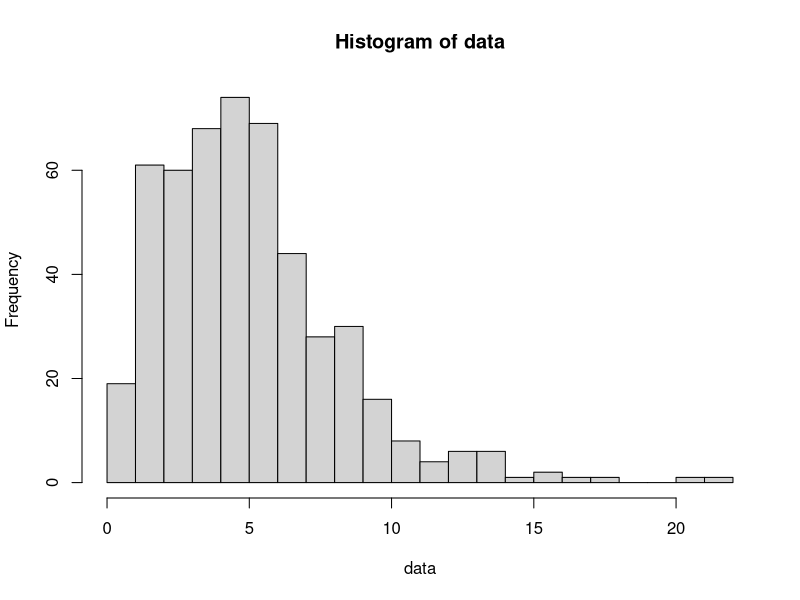
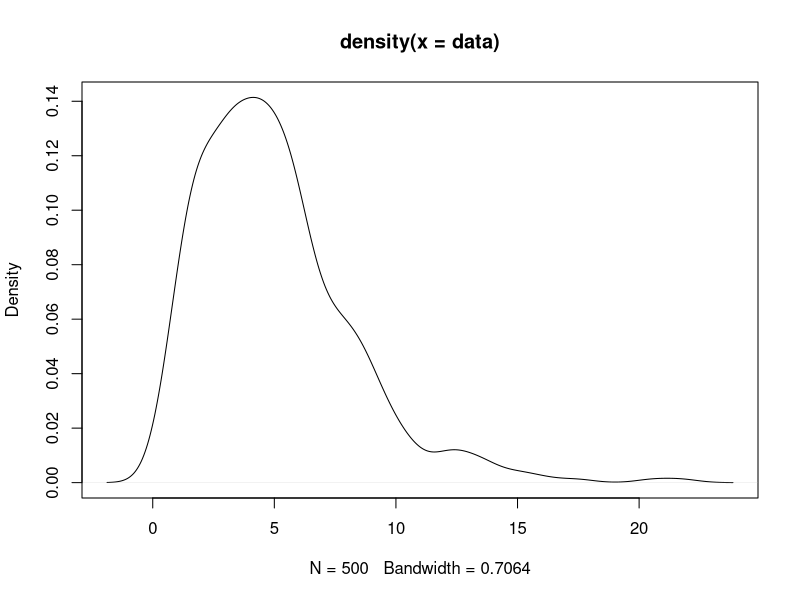

Here is the R script that generated these plots, in order:
dataii <- read.csv(file="A2_datasetii.csv", header=TRUE)

# Code specifically for dataset ii
data = sort(dataii$x)
hist(data, 30)
den <- density(data)
plot(den)
n = length(data)

mu = (sum(log(data)))/n
sigma = (sum((log(data)-mu)^2))/n
mu
sigma

discrepancy = function(data, mu, sigma){
  n = length(data)
  Fu = c(1:n)/n
  Fl = Fu - 1/n
  
  Fx = plnorm(data, mu, sigma)
  U = abs(Fx - Fu)
  L = abs(Fx - Fl)
  d = max(U, L)
  return(d)
}

d = discrepancy(data, mu, sigma)
d

KS = function(d, n, m, mu, sigma) {
  ddots = NULL
  
  Fu = c(1:n)/n
  Fl = Fu - 1/n
  
  for(i in 1:m) {
    newdata = sort(rlnorm(n, mu, sigma))
    new_mu = (sum(log(newdata)))/n
    new_sigma = (sum((log(newdata)-new_mu)^2))
    
    Fx = plnorm(newdata, new_mu, new_sigma)
    U = abs(Fx - Fu)
    L = abs(Fx - Fl)
    ddot = max(U, L)
    ddots = c(ddots, ddot)
  }
  
  p = length(ddots[ddots > d])/m
  return(p)
}

KS(d, n, 10000, mu, sigma)